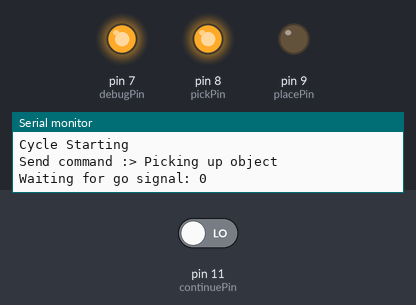
Simulated run of this sketch. Board: Arduino Uno, built with avr-gcc and run on an emulated ATmega328P. Parts: output pins drawn as LEDs (lit = HIGH), the last lines printed to the serial monitor. The inputs (shaded band) are chosen by the test bench; at power-on: pin 11 (continuePin) LOW.

Above: at 1.2 s.
1.3 s: pin 11 (continuePin) driven HIGH
At 2.7 s:
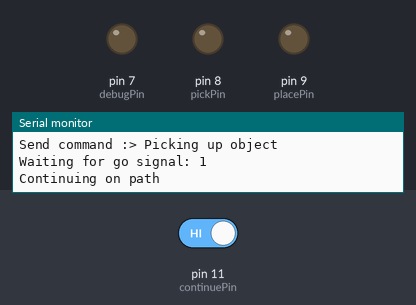
Timing chart, 0 to 4.3 s (numbered marks = the images above; inputs shaded):
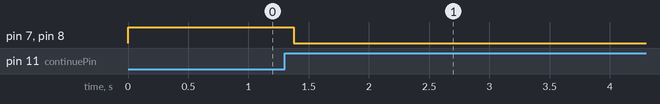

The sketch:

pi-duino-mobileplatform-sim.ino
```cpp
#include <Arduino.h>


// Mobile-Platform to Pi Communication Simulator
// 1. Mobile-platform stops at object
// 2. If picking, pull pin 8 high
// 3. If placing (at chassis location), pull pin 9 high
// 4. Pi executes relevant code
// 5. Pi pulls pin 11 high when done
// 6. Mobile-platform pulls pin 8 / 9 low
// 7. Mobile-platform continues on path

int pickPin = 8;
int placePin = 9;
int continuePin = 11;
int debugPin = 7;

int go;
int done = 0;


void stopAtObjectLocation();

void setup() {
  pinMode(pickPin, OUTPUT);
  pinMode(placePin,  OUTPUT);
  pinMode(continuePin, INPUT);
  pinMode(debugPin, OUTPUT);
  Serial.begin(9600);

}

void loop() {

  if (done == 0){
    Serial.println("Cycle Starting");

  // 1. Mobile-platform stops at object
  stopAtObjectLocation();

  // 4. Pi executes relevant code

  // 5. Pi pulls pin 11 high when done
  go = digitalRead(continuePin);
  Serial.print("Waiting for go signal: ");
  Serial.println(go);

  // 7. Mobile-platform continues on path
  if (go == 1){
    // 6. Mobile-platform pulls pin 8 / 9 low
    digitalWrite(pickPin, LOW);
    digitalWrite(debugPin, LOW);
    Serial.println("Continuing on path");
    done = 1;
    delay(3000);
  }
  }
  else{
    Serial.println("Cycle Complete");
    // done = 0;
  }
}


void stopAtObjectLocation(){

  // Pick or Place

  // 2. If picking, pull pin 8 high
  digitalWrite(pickPin, HIGH);
  digitalWrite(debugPin, HIGH);
  Serial.println("Send command :> Picking up object");
}
```

Measured:
- after the input at 1.3 s, pin 7 (debugPin), pin 8 (pickPin): HIGH → LOW after 0.07 s
